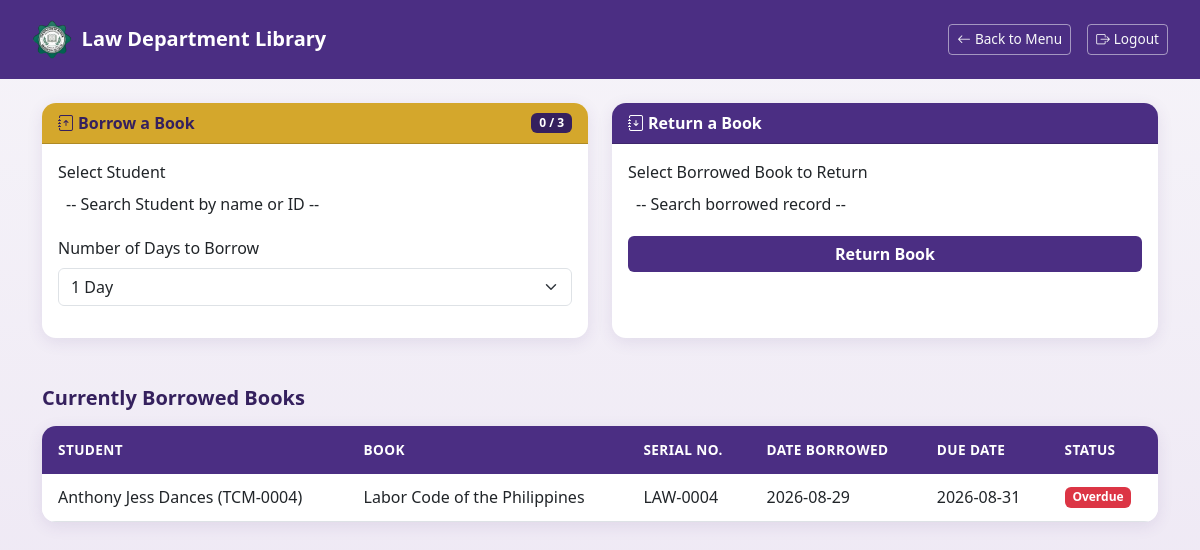
Page /borrow.php (signed in) on the committed database.
### tables this page shows
CREATE TABLE `borrowing` (
  `id` int(11) NOT NULL,
  `student_id` int(11) NOT NULL,
  `book_id` int(11) NOT NULL,
  `borrow_date` date NOT NULL,
  `borrow_days` tinyint(4) NOT NULL DEFAULT 1,
  `due_date` date DEFAULT NULL,
  `return_date` date DEFAULT NULL
);

CREATE TABLE `students` (
  `id` int(11) NOT NULL,
  `student_no` varchar(50) NOT NULL,
  `name` varchar(100) NOT NULL,
  `course` varchar(100) NOT NULL,
  `birthdate` date DEFAULT NULL,
  `contact_number` varchar(20) DEFAULT NULL,
  `is_active` tinyint(1) NOT NULL DEFAULT 1
);

CREATE TABLE `books` (
  `id` int(11) NOT NULL,
  `title` varchar(200) NOT NULL,
  `author` varchar(150) NOT NULL,
  `serial_no` varchar(100) NOT NULL,
  `total_copies` int(11) NOT NULL DEFAULT 1,
  `available_copies` int(11) NOT NULL DEFAULT 1,
  `is_available` tinyint(1) NOT NULL
);

### borrow.php (the view, shortened to what this page needs)
<?php
include('db.php');
?>
<!DOCTYPE html>
<html lang="en">
<head>
    <link href="https://cdn.jsdelivr.net/npm/bootstrap@5.3.0/dist/css/bootstrap.min.css" rel="stylesheet">
    <link href="https://cdn.jsdelivr.net/npm/bootstrap-icons@1.11.3/font/bootstrap-icons.css" rel="stylesheet">
    <link href="https://cdn.jsdelivr.net/npm/select2@4.1.0-rc.0/dist/css/select2.min.css" rel="stylesheet">
    <link href="https://cdn.jsdelivr.net/npm/select2-bootstrap-5-theme@1.3.0/dist/select2-bootstrap-5-theme.min.css" rel="stylesheet">
</head>
<body>
<nav class="navbar navbar-tcm d-flex justify-content-between">
    <span class="navbar-brand">
        <img src="assets/images/tcm_logo.png" alt="TCM Seal">
        Law Department Library
    </span>
    <div class="d-flex align-items-center gap-3">
        <a href="index.php" class="btn btn-outline-light btn-sm"><i class="bi bi-arrow-left me-1"></i>Back to Menu</a>
        <a href="logout.php" class="btn btn-outline-light btn-sm"><i class="bi bi-box-arrow-right me-1"></i>Logout</a>
    </div>
</nav>
<div class="container mt-4">
    <div class="row g-4">
        <div class="col-md-6">
            <div class="card card-tcm h-100">
                <div class="card-header card-header-borrow d-flex justify-content-between align-items-center">
                    <span><i class="bi bi-journal-arrow-up me-1"></i>Borrow a Book</span>
                    <span id="book-counter" class="badge bg-dark">0 / 3</span>
                </div>
                <div class="card-body">
                    <form method="POST" id="borrow-form">
                        <div class="mb-3">
                            <label class="form-label">Select Student</label>
                        </div>
                        <div class="mb-3">
                             <label class="form-label">Number of Days to Borrow</label>
                            <select name="borrow_days" class="form-select" required>
                                <option value="1">1 Day</option>
                            </select>
                        </div>
                    </form>
                </div>
            </div>
        </div>
        <div class="col-md-6">
            <div class="card card-tcm h-100">
                <div class="card-header card-header-return">
                    <i class="bi bi-journal-arrow-down me-1"></i>Return a Book
                </div>
                <div class="card-body">
                    <?php
                    $borrowed = mysqli_query($conn, "
                        SELECT borrowing.id, borrowing.book_id, borrowing.borrow_date,
                               students.name as student_name,
                               books.title as book_title
                        FROM borrowing
                        JOIN students ON borrowing.student_id = students.id
                        JOIN books ON borrowing.book_id = books.id
                        WHERE borrowing.return_date IS NULL
                        ORDER BY borrowing.borrow_date ASC
                    ");
                    if (mysqli_num_rows($borrowed) > 0): ?>
                    <form method="POST">
                        <div class="mb-3">
                            <label class="form-label">Select Borrowed Book to Return</label>
                        </div>
                        <button type="submit" name="return" class="btn btn-tcm-purple w-100">
                            Return Book
                        </button>
                    </form>
                    <?php else: ?>
                        <p class="text-muted text-center mt-4">No books are currently borrowed.</p>
                    <?php endif; ?>
                </div>
            </div>
        </div>
    </div>
    <h5 class="section-heading mt-5 mb-3">Currently Borrowed Books</h5>
    <div class="card card-table">
        <div class="card-body p-0">
            <table class="table table-hover mb-0">
                <thead>
                    <tr>
                        <th>Student</th>
                        <th>Book</th>
                        <th>Serial No.</th>
                        <th>Date Borrowed</th>
                        <th>Due Date</th>
                        <th>Status</th>
                    </tr>
                </thead>
                <tbody>
                <?php
                $active = mysqli_query($conn, "
                    SELECT students.name as student_name,
                           students.student_no,
                           books.title as book_title,
                           books.serial_no,
                           borrowing.borrow_date,
                           borrowing.due_date
                    FROM borrowing
                    JOIN students ON borrowing.student_id = students.id
                    JOIN books ON borrowing.book_id = books.id
                    WHERE borrowing.return_date IS NULL
                    ORDER BY borrowing.borrow_date ASC
                ");
                if (mysqli_num_rows($active) > 0) {
                    while ($row = mysqli_fetch_assoc($active)) {
                        $today = date('Y-m-d');
                        if ($row['due_date'] && $today > $row['due_date']) {
                            $status_badge = '<span class="badge bg-danger">Overdue</span>';
                        } else {
                            $status_badge = '<span class="badge bg-success">Active</span>';
                        }
                        echo "<tr>
                            <td>{$row['student_name']} ({$row['student_no']})</td>
                            <td>{$row['book_title']}</td>
                            <td>{$row['serial_no']}</td>
                            <td>{$row['borrow_date']}</td>
                            <td>{$row['due_date']}</td>
                            <td>$status_badge</td>
                        </tr>";
                    }
                } else {
                    echo "<tr><td colspan='6' class='text-center text-muted py-3'>No active borrowing records.</td></tr>";
                }
                ?>
                </tbody>
            </table>
        </div>
    </div>
</div>
</body>
</html>

### borrow.php (style rules this page uses)
:root { --tcm-purple: #4B2E83; --tcm-purple-dark: #35205E; --tcm-gold: #D4A72C; --tcm-gold-dark: #B88F22; }
body { background: linear-gradient(180deg, #f6f4f9 0%, #ece5f3 100%); min-height: 100vh; font-family: 'Segoe UI', system-ui, -apple-system, sans-serif; }
.navbar-tcm { background-color: var(--tcm-purple); padding: 0.9rem 2rem; }
.navbar-tcm .navbar-brand { color: #fff; font-weight: 700; display: flex; align-items: center; gap: 0.6rem; }
.navbar-tcm .navbar-brand img { width: 40px; height: 40px; object-fit: contain; }
.navbar-tcm .btn-outline-light { border-color: rgba(255,255,255,0.5); font-size: 0.85rem; }
.section-heading { color: var(--tcm-purple-dark); font-weight: 700; }
.card-tcm { border: none; border-radius: 14px; box-shadow: 0 4px 16px rgba(75, 46, 131, 0.1); overflow: hidden; }
.card-header-borrow { background-color: var(--tcm-gold); color: var(--tcm-purple-dark); font-weight: 700; }
.card-header-return { background-color: var(--tcm-purple); color: #fff; font-weight: 700; }
#book-counter { background-color: var(--tcm-purple-dark) !important; }
.btn-tcm-purple { background-color: var(--tcm-purple); color: #fff; font-weight: 600; border: none; }
.card-table { border: none; border-radius: 14px; overflow: hidden; box-shadow: 0 4px 16px rgba(75, 46, 131, 0.1); }
.table thead th { background-color: var(--tcm-purple) !important; color: #fff; font-weight: 600; font-size: 0.85rem; text-transform: uppercase; letter-spacing: 0.03em; border: none; padding: 0.9rem 1rem; }
.table tbody td { vertical-align: middle; padding: 0.8rem 1rem; }

### rows in the picture
borrowing: student.name "Anthony Jess Dances", student.student_no "TCM-0004", book.title "Labor Code of the Philippines", book.serial_no "LAW-0004", borrow_date "2026-08-29", due_date "2026-08-31", shows "Overdue"
